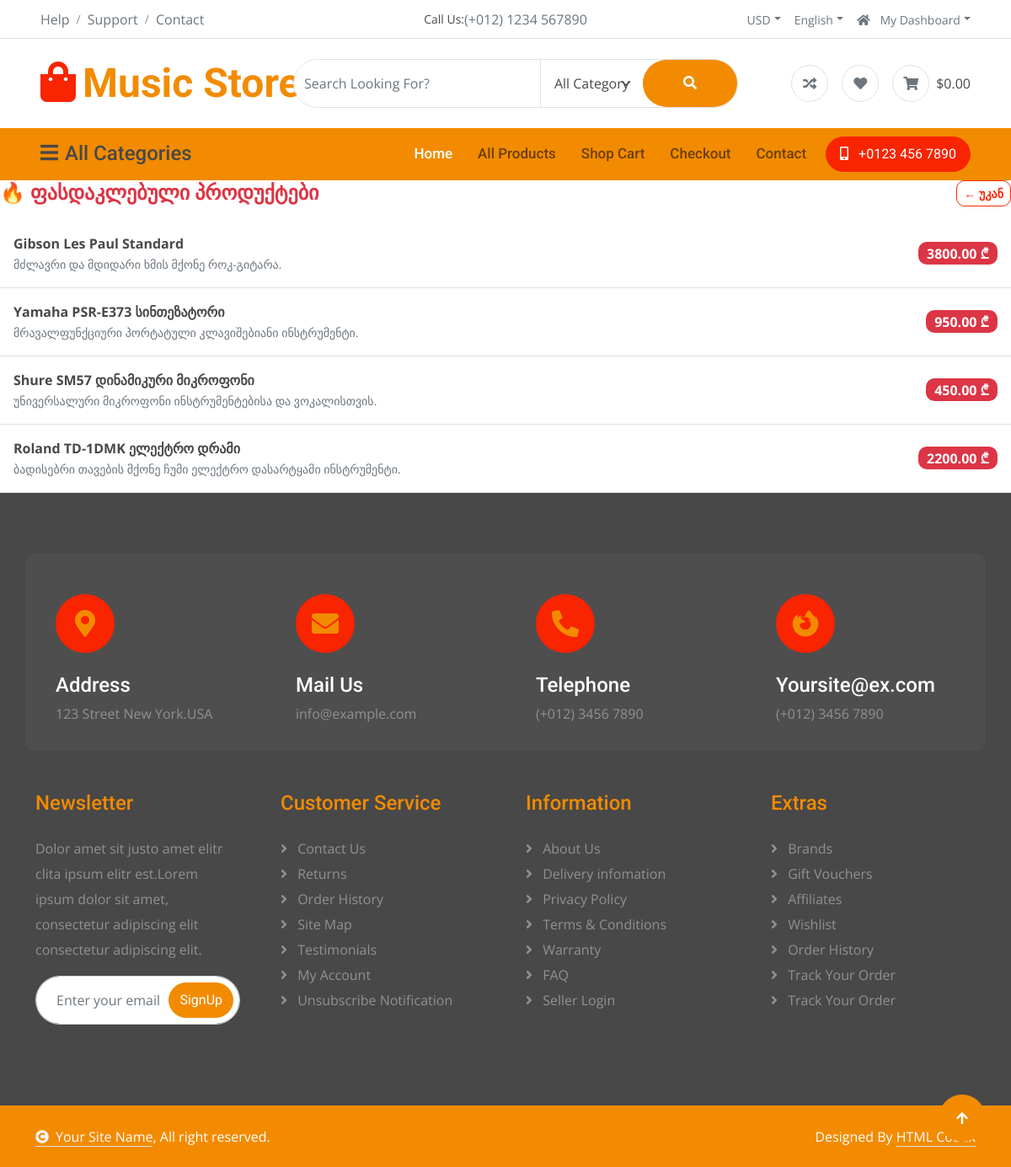
The page /discounts/ on the database its author committed.
### store/models.py (models this page shows, shortened)
class Product(models.Model):
    name = models.CharField(max_length=200)
    description = models.TextField(blank=True, null=True)
    price = models.DecimalField(max_digits=10, decimal_places=2)
    category = models.ForeignKey(Category, on_delete=models.CASCADE, null=True, blank=True, related_name='products')
    quantity = models.IntegerField()
    has_discount = models.BooleanField(default=False)
    created_at = models.DateTimeField(auto_now_add=True)
    updated_at = models.DateTimeField(auto_now=True)
    class Meta:
        db_table = "products"

### store/views.py (the view)
# urls.py: path('discounts/', DiscountProductsView.as_view(), name='discount_products'),
class DiscountProductsView(ListView):
    model = Product
    template_name = 'store/discount_products.html'
    context_object_name = 'products'
    def get_queryset(self):
        return Product.objects.select_related('category').filter(has_discount=True)
    def get_context_data(self, **kwargs):
        context = super().get_context_data(**kwargs)
        context['categories'] = Category.objects.annotate(product_count=Count('products'))
        return context

### store/context_processors.py (called while the page is built)
def store_context(request):
    return {
        'categories': Category.objects.all(),
        'product_list': Product.objects.select_related('category').all(),
        'site_name': 'My Store',
    }

### store/templates/store/discount_products.html
{% extends 'store/base.html' %}
{% block content %}
<div class="d-flex justify-content-between align-items-center mb-3">
    <h4 class="fw-bold text-danger m-0">🔥 ფასდაკლებული პროდუქტები</h4>
    <a href="{% url 'home' %}" class="btn btn-sm btn-outline-secondary">← უკან</a>
</div>
<div class="list-group list-group-flush border-bottom">
    {% for product in products %}
        <a href="{% url 'product_detail' product.id %}" class="list-group-item list-group-item-action d-flex justify-content-between align-items-center py-3">
            <div>
                <div class="fw-bold text-dark">{{ product.name }}</div>
                <small class="text-muted">{{ product.description|truncatechars:70 }}</small>
            </div>
            <span class="badge bg-danger fs-6">{{ product.price }} ₾</span>
        </a>
    {% empty %}
        <p class="text-muted">ამჟამად ფასდაკლებული პროდუქტები არ არის.</p>
    {% endfor %}
</div>
{% endblock %}

### store/static/store/css/style.css (style rules this page uses)
.btn { font-weight: 600; transition: .5s; }

### rows shown on the page
Product: name "Gibson Les Paul Standard", description "მძლავრი და მდიდარი ხმის მქონე როკ-გიტარა.", price "3800.00"
Product: name "Yamaha PSR-E373 სინთეზატორი", description "მრავალფუნქციური პორტატული კლავიშებიანი ინსტრუმენტი.", price "950.00"
Product: name "Shure SM57 დინამიკური მიკროფონი", description "უნივერსალური მიკროფონი ინსტრუმენტებისა და ვოკალისთვის.", price "450.00"
Product: name "Roland TD-1DMK ელექტრო დრამი", description "ბადისებრი თავების მქონე ჩუმი ელექტრო დასარტყამი ინსტრუმენტი.", price "2200.00"
